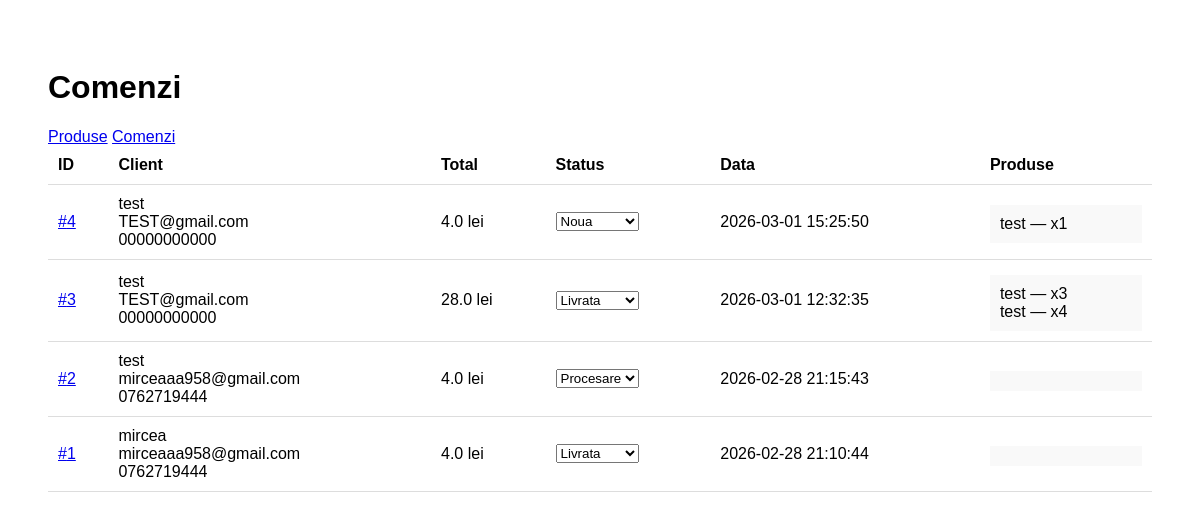
The page /admin/comenzi on the database as committed earlier.
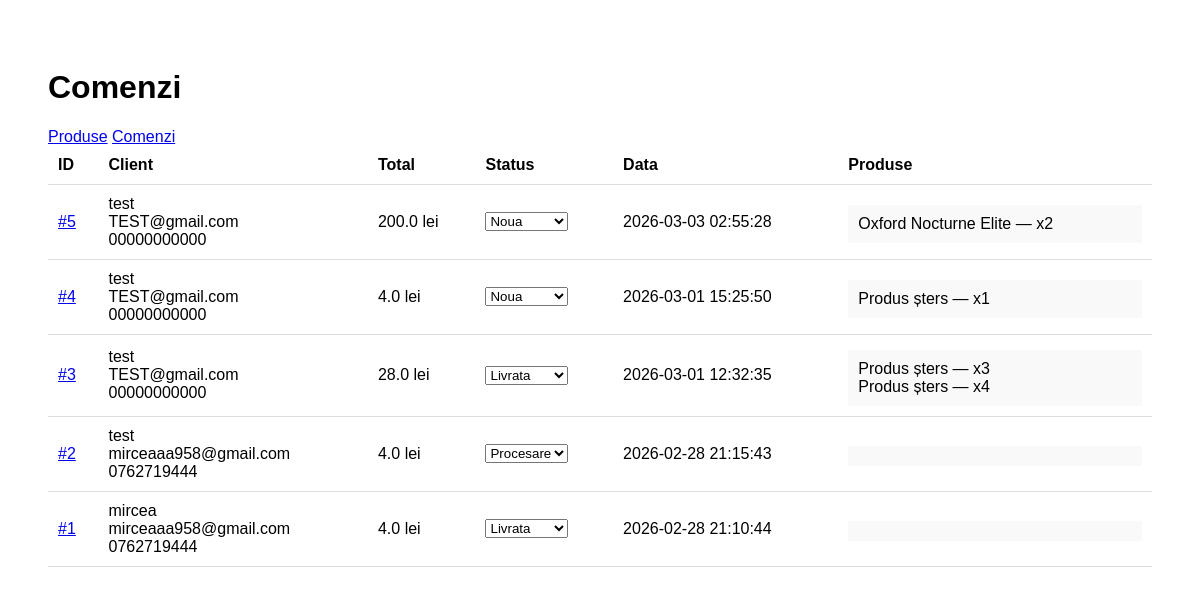
The same page on the database as committed later.
### tables this page shows
CREATE TABLE comenzi (
            id INTEGER PRIMARY KEY AUTOINCREMENT,
            nume TEXT,
            email TEXT,
            telefon TEXT,
            adresa TEXT,
            total REAL,
            data TEXT
        , produse TEXT, status TEXT DEFAULT 'Noua');

### app.py (the view)
@app.route("/admin/comenzi")
def admin_comenzi():
    db = get_db()
    rows = db.execute(
        "SELECT * FROM comenzi ORDER BY data DESC"
    ).fetchall()
    comenzi = []
    for c in rows:
        produse_list = []
        if c["produse"]:
            cos = eval(c["produse"])
            ids = [int(i) for i in cos.keys()]
            if ids:
                query = f"SELECT id, nume FROM produse WHERE id IN ({','.join(['?']*len(ids))})"
                produse_db = db.execute(query, ids).fetchall()
                nume_map = {p["id"]: p["nume"] for p in produse_db}
                for pid, cant in cos.items():
                    nume = nume_map.get(int(pid), "Produs șters")
                    produse_list.append(f"{nume} — x{cant}")
        comenzi.append({
            "id": c["id"],
            "nume": c["nume"],
            "email": c["email"],
            "telefon": c["telefon"],
            "total": c["total"],
            "data": c["data"],
            "status": c["status"],
            "produse": produse_list
      })
    return render_template("admin_comenzi.html", comenzi=comenzi)

### app.py (called while the page is built)
@app.context_processor
def inject_client():
    return dict(
        client_logat="client_id" in session,
        client_nume=session.get("client_nume"),
        client_email=session.get("client_email")
    )

def get_db():
    conn = sqlite3.connect(DATABASE)
    conn.row_factory = sqlite3.Row
    return conn

### templates/admin_comenzi.html (shortened to what this page needs)
<!DOCTYPE html>
<html>
<head>
</head>
<body>
<h1>Comenzi</h1>
<div class="admin-nav">
    <a href="/admin" class="tab">Produse</a>
    <a href="/admin/comenzi" class="tab active">Comenzi</a>
</div>
<table>
<tr>
    <th>ID</th>
    <th>Client</th>
    <th>Total</th>
    <th>Status</th>
    <th>Data</th>
    <th>Produse</th>
</tr>
{% for c in comenzi %}
<tr>
    <td>
    <a href="/admin/comanda/{{ c.id }}">#{{ c.id }}</a>
    </td>
    <td>
        {{ c.nume }}<br>
        {{ c.email }}<br>
        {{ c.telefon }}
    </td>
    <td>{{ c.total }} lei</td>
    <td>
    <form method="post" action="/admin/comanda/status/{{ c.id }}">
    <select name="status" onchange="this.form.submit()">
    <option {% if c.status=='Noua' %}selected{% endif %}>Noua</option>
    <option {% if c.status=='Procesare' %}selected{% endif %}>Procesare</option>
    <option {% if c.status=='Livrata' %}selected{% endif %}>Livrata</option>
    </select>
    </form>
    </td>
    <td>{{ c.data }}</td>
    <td>
        <div class="box">
            {% for p in c.produse %}
            {{ p }}<br>
            {% endfor %}
        </div>
    </td>
</tr>
{% endfor %}
</table>
</body>
</html>

### templates/admin_comenzi.html (style rules this page uses)
body { font-family: Arial; padding: 40px; }
table { width: 100%; border-collapse: collapse; }
th, td { padding: 10px; border-bottom: 1px solid #ddd; }
th { text-align: left; }
.box { background:#f9f9f9; padding:10px; margin-top:5px; }

Rows that differ between the two databases and show on the page:
added comenzi: id "5", nume "test", email "TEST@gmail.com", telefon "00000000000", total "200.0", status "Noua", data "2026-03-03 02:55:28", produse "Oxford Nocturne Elite — x2"
Other text that changed with them:
new list line: "Produs șters — x1"
new list line: "Produs șters — x3"
new list line: "Produs șters — x4"
list line gone: "test — x1"
list line gone: "test — x3"
list line gone: "test — x4"
